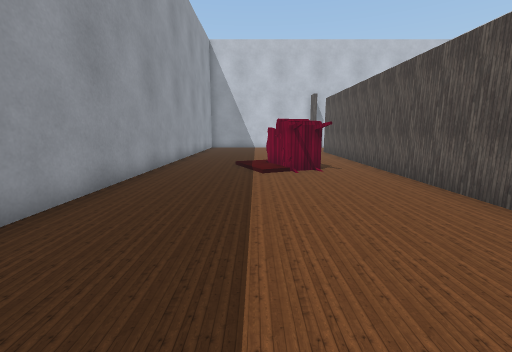
view 1 (above)

24 first-person views from a walk through a scene from a Unity 3-D project. The camera is 1.3 m above the floor, tilts 10° down and sees 90° across. The floor is counted in squares, 1 m on a side. Each view is taken from the middle of a square. On the plan, view 1 faces up. The plan holds only what a view shows up to about 13 squares ahead; the rest is blank. The player character is not drawn. Some surface patterns are stand-ins.

view 2
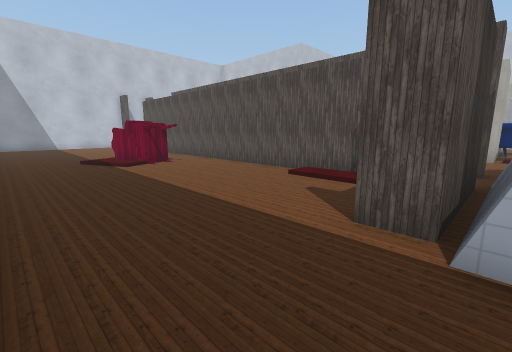

view 3
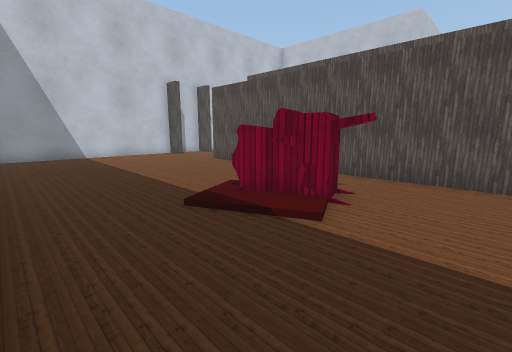

view 4
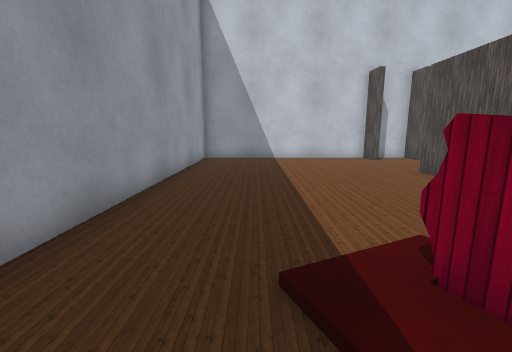

view 5
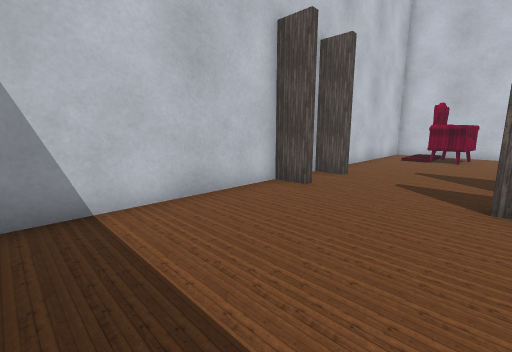

view 6
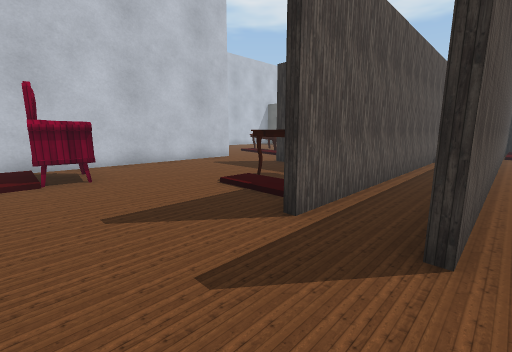

view 7
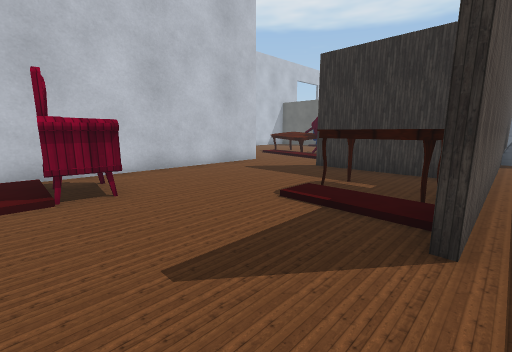

view 8
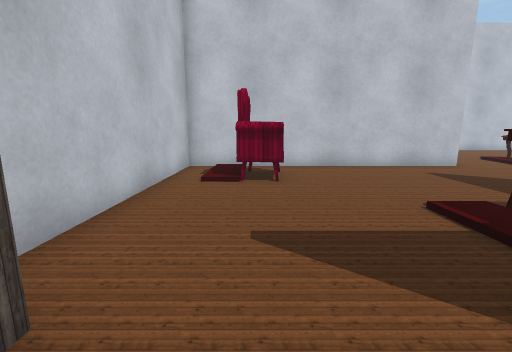

view 9
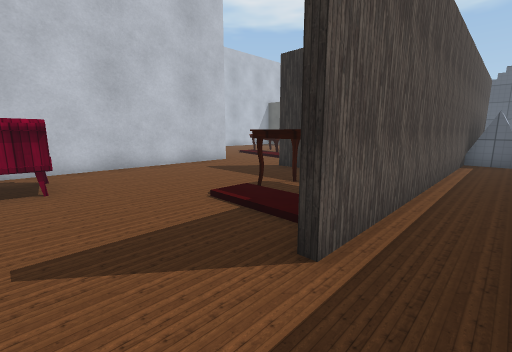

view 10
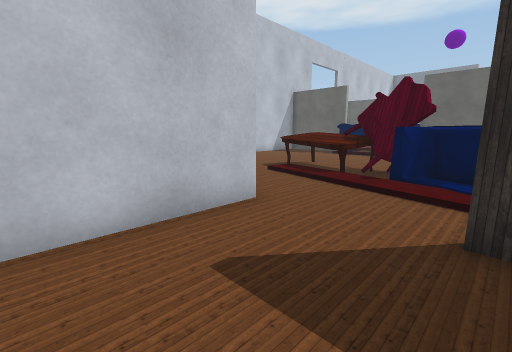

view 11
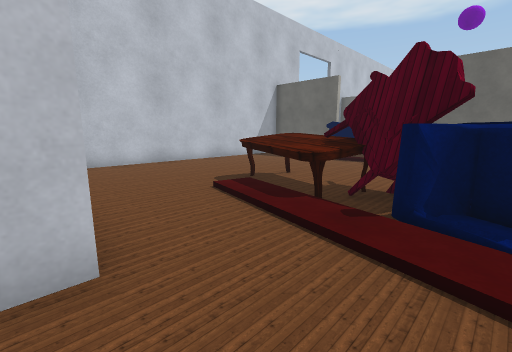

view 12
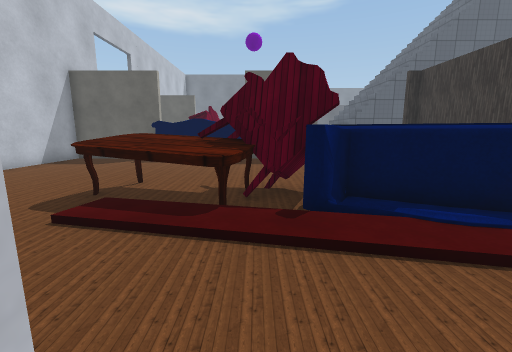

view 13
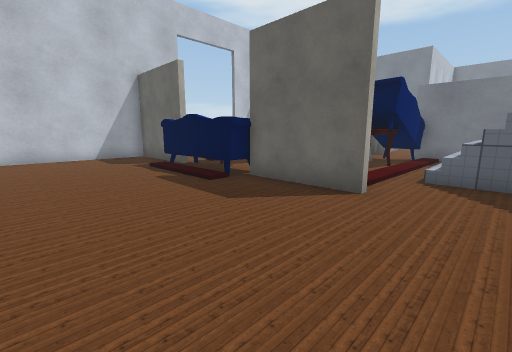

view 14
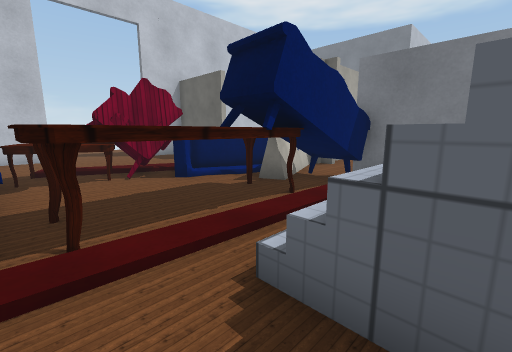

view 15
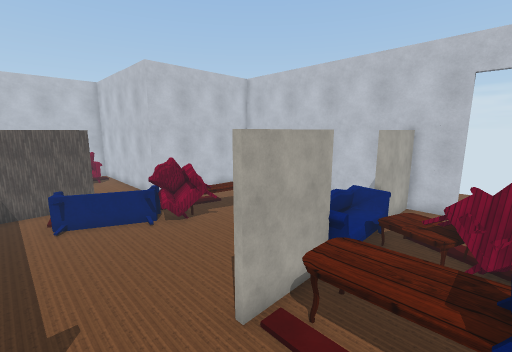

view 16
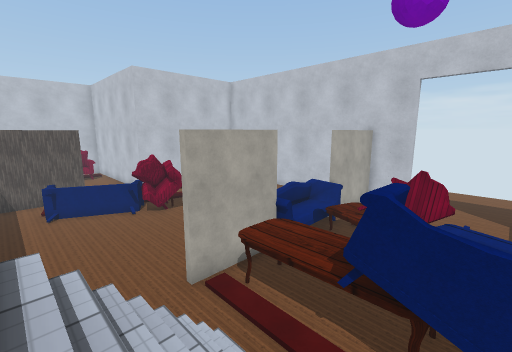

view 17
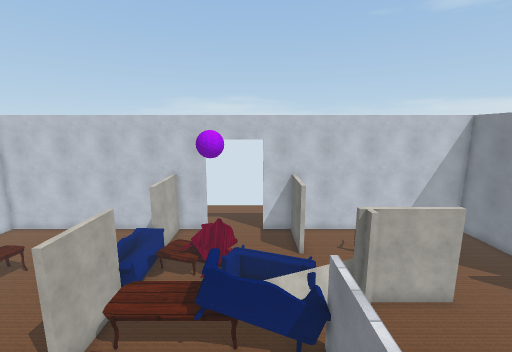

view 18
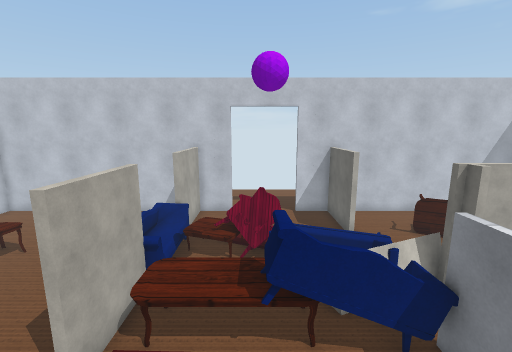

view 19
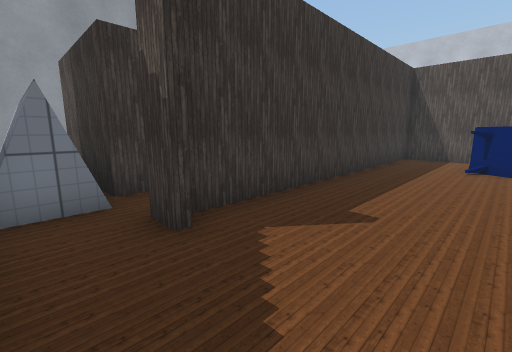

view 20
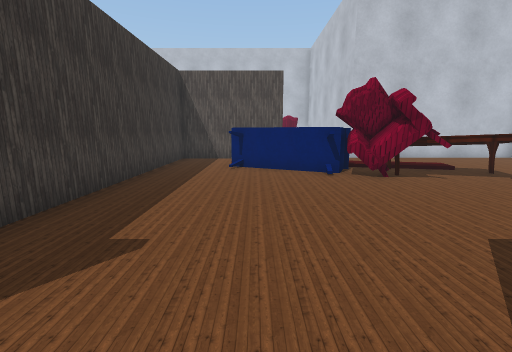

view 21
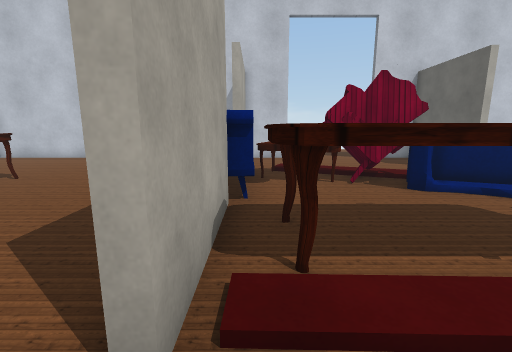

view 22
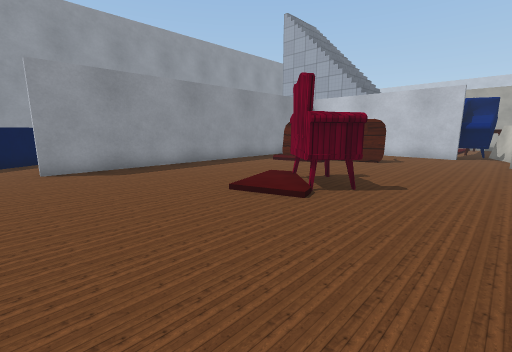

view 23
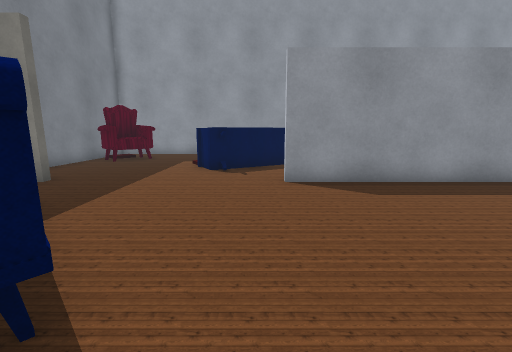

view 24
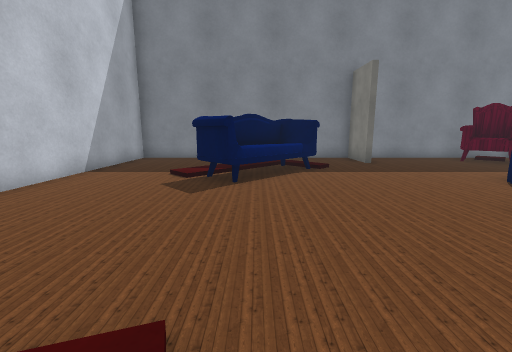

### Floor plan
Key: @ floor where view 1 was taken; # wall or solid block; . main floor; : floor 0.25 m higher than the main floor; / step, stairs or slope; v drop or lower ground; C chair; S sofa; O other object.
Columns run from 4 left of view 1 to 25 right of it. Each row starts with its distance up from view 1.
 21 ####################
 20 #.......#.#........#
 19 #..................#
 18 #...............CC.#
 17 #...............CC.#
 16 #.......#..........#
 15 #.......#.#........#
 14 #.......#.#OOO.....#
 13 #.......#.#O O.....#
 12 #.......#.#  ......#
 11 #.......#.#........#  ######
 10 #....C..#.######...........#
  9 #....CC.#.#../ /...........#
  8 #....CC.#.#..SS:..///......#
  7 #.......#.#..SSSSSOOO/.....#
  6 #.......#.#.....SCCCOO.....#
  5 #.......###......CCCOO.....#
  4 #.......###................#
  3  .......###................#
  2  .......###................#
  1  .......###................#
  0  ...@.. # #........////....#
 -1 #....####.#.....###SSSS#####
 -2 #...######......OOSSSOO....#
 -3 #    vvvv/......OOO.OCO/...#
 -4             ///.OOO.OCC/...
 -5            /////SSO.CCC......
 -6               //SSO.SS/.......
 -7          /  /  /SS#:S  .......
 -8                /SS#SS   ...
 -9              ###SS#S      .
-10               .....#   ####
-11               .....#  ..
-12                ....#  ..
-13              OO....#   O
-14           O  ......#
-15         #..........#
-16         #............
-17         #.....C......
-18         #.....CCC.....
-19         #.....CC... ..
-20         #..........
-21         #..........
-22         #..........
-23 #    S..#..........
-24 #    SS............
-25       SS......S....#
-26      /S......SSS...#
-27   ..........SSS/...#
-28   .........SSS/....#
-29   .C........S  ....#
-30   CCC...#...   ....#
-31   .C....#...    ...#
-32   #########     ####

Positions as (right, up) in squares from view 1, and headings:
1: (0, 0), facing up
2: (-3, -2), facing up-right
3: (-3, 6), facing up-right
4: (-1, 8), facing up
5: (-1, 16), facing up-right
6: (4, 19), facing down-right
7: (6, 19), facing down-right
8: (5, 18), facing right
9: (5, 18), facing down-right
10: (11, 14), facing down-right
11: (12, 11), facing down-right
12: (14, 11), facing down
13: (9, 4), facing down-right
14: (9, -2), facing down-right
15: (8, -5), facing up-right
16: (8, -7), facing up-right
17: (5, -7), facing right
18: (7, -5), facing right
19: (10, -3), facing up-left
20: (10, -2), facing up
21: (10, -2), facing right
22: (14, -24), facing up-left
23: (11, -24), facing left
24: (9, -19), facing down
